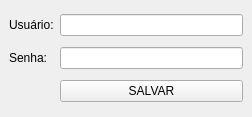
<?xml version="1.0" encoding="UTF-8"?>
<ui version="4.0">
 <class>CadastroUsuario</class>
 <widget class="QMainWindow" name="CadastroUsuario">
  <property name="geometry">
   <rect>
    <x>0</x>
    <y>0</y>
    <width>252</width>
    <height>117</height>
   </rect>
  </property>
  <property name="windowTitle">
   <string>Cadastro de Usuário</string>
  </property>
  <widget class="QWidget" name="centralwidget">
   <layout class="QGridLayout" name="gridLayout">
    <item row="0" column="0">
     <widget class="QLabel" name="label_usuario">
      <property name="text">
       <string>Usuário:</string>
      </property>
     </widget>
    </item>
    <item row="0" column="1">
     <widget class="QLineEdit" name="lineEdit_usuario"/>
    </item>
    <item row="1" column="0">
     <widget class="QLabel" name="label_senha">
      <property name="text">
       <string>Senha:</string>
      </property>
     </widget>
    </item>
    <item row="1" column="1">
     <widget class="QLineEdit" name="lineEdit_senha">
      <property name="echoMode">
       <enum>QLineEdit::Password</enum>
      </property>
     </widget>
    </item>
    <item row="2" column="1">
     <widget class="QPushButton" name="pushButton_salvar">
      <property name="text">
       <string>SALVAR</string>
      </property>
     </widget>
    </item>
   </layout>
  </widget>
 </widget>
 <resources/>
 <connections/>
</ui>
